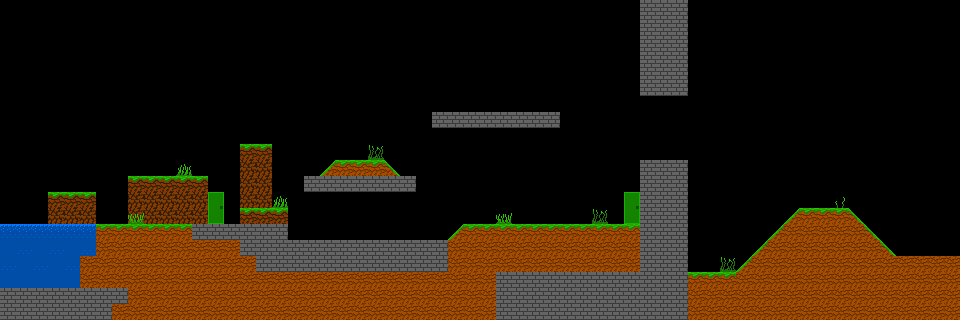

Rendered tile map (Tiled .tmx) drawn with the repository's tilesets; below, a short description and the map source with its tile grids summarised:
An orthogonal 60x20 tile map with 16x16 px tiles, 3 tile layers (BackWorld, World, Foreground) and 3 objects (2x Door, Player Spawn Point).

<map version="1.5" tiledversion="1.7.2" orientation="orthogonal" renderorder="right-down" width="60" height="20" tilewidth="16" tileheight="16" infinite="0" nextlayerid="7" nextobjectid="5">
 <editorsettings>
  <export target="start.json" format="json" />
 </editorsettings>
 <tileset firstgid="1" name="GrassTileset2-extruded" tilewidth="16" tileheight="16" spacing="2" margin="1" tilecount="20" columns="4">
  <image source="../tilesets/GrassTileset2-extruded.png" width="72" height="90" />
  <tile id="0">
   <properties>
    <property name="collides" type="bool" value="true" />
   </properties>
  </tile>
  <tile id="1">
   <properties>
    <property name="collides" type="bool" value="true" />
   </properties>
  </tile>
  <tile id="2">
   <properties>
    <property name="collides" type="bool" value="false" />
   </properties>
  </tile>
  <tile id="3">
   <properties>
    <property name="collides" type="bool" value="false" />
   </properties>
  </tile>
  <tile id="4">
   <properties>
    <property name="collides" type="bool" value="false" />
   </properties>
  </tile>
  <tile id="5">
   <properties>
    <property name="collides" type="bool" value="false" />
   </properties>
  </tile>
  <tile id="6">
   <properties>
    <property name="collides" type="bool" value="false" />
   </properties>
  </tile>
  <tile id="7">
   <properties>
    <property name="collides" type="bool" value="false" />
   </properties>
  </tile>
  <tile id="8">
   <properties>
    <property name="collides" type="bool" value="true" />
   </properties>
  </tile>
 </tileset>
 <objectgroup id="4" name="Objects">
  <object id="1" name="Player Spawn Point" x="121" y="198">
   <point />
  </object>
  <object id="2" name="Door" x="216.667" y="200.333">
   <properties>
    <property name="door" value="a" />
    <property name="gotoDoor" value="b" />
    <property name="gotoLevel" value="start" />
   </properties>
   <point />
  </object>
  <object id="4" name="Door" x="632" y="202">
   <properties>
    <property name="door" value="b" />
    <property name="gotoDoor" value="a" />
    <property name="gotoLevel" value="start" />
   </properties>
   <point />
  </object>
 </objectgroup>
 <layer id="5" name="BackWorld" width="60" height="20">
  <data>[1200 cells, 1 non-empty, 1 distinct tile ids]</data>
 </layer>
 <layer id="1" name="World" width="60" height="20">
  <data>[1200 cells, 420 non-empty, 12 distinct tile ids]</data>
 </layer>
 <layer id="6" name="Foreground" width="60" height="20">
  <data>[1200 cells, 8 non-empty, 4 distinct tile ids]</data>
 </layer>
</map>